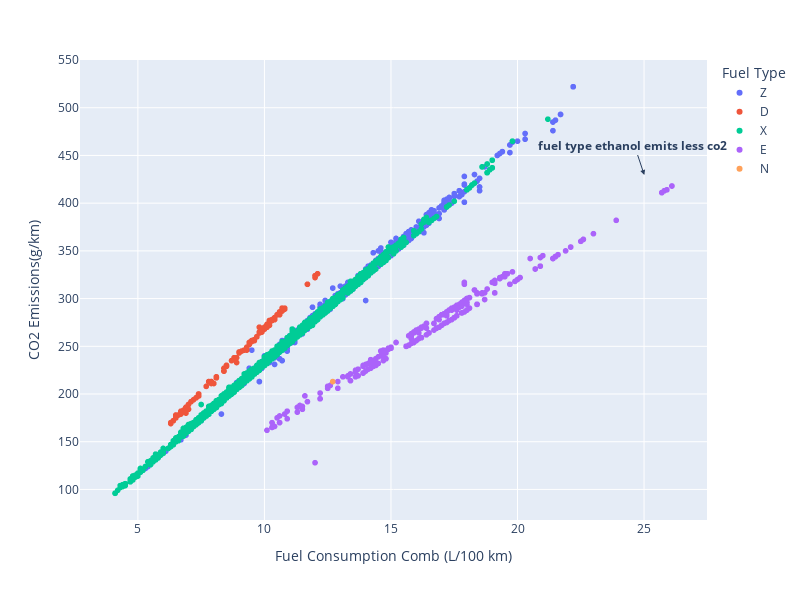

Notebook source saved alongside this figure:
### Code cell
fig = px.scatter(
    data_frame=co_df
    , x='Fuel Consumption Comb (L/100 km)'
    , y= 'CO2 Emissions(g/km)'
    , color= 'Fuel Type'
    ,width=800
    ,height=600
    
)
fig.add_annotation(
    # x=20
    # ,y=130
    x=0.9
    ,y=0.75
    ,text='<b>fuel type ethanol emits less co2 </b>'
    ,yref='y domain'
    ,xref='x domain'
    ,showarrow=True
    ,arrowhead=2
)
fig.show()

### Figure 1 — Plotly figure (JSON) as saved in the notebook; plotly's stock layout.template omitted (floating-point values rounded to 4 significant figures; data arrays with more than 128 entries replaced by an {"elided": "..."} marker saying what was removed)
{"data": [{"hovertemplate": "Fuel Type=Z<br>Fuel Consumption Comb (L/100 km)=%{x}<br>CO2 Emissions(g/km)=%{y}<extra></extra>", "legendgroup": "Z", "marker": {"color": "#636efa", "symbol": "circle"}, "mode": "markers", "name": "Z", "showlegend": true, "type": "scattergl", "x": {"elided": "3202 float values"}, "xaxis": "x", "y": {"elided": "3202 int values"}, "yaxis": "y"}, {"hovertemplate": "Fuel Type=D<br>Fuel Consumption Comb (L/100 km)=%{x}<br>CO2 Emissions(g/km)=%{y}<extra></extra>", "legendgroup": "D", "marker": {"color": "#EF553B", "symbol": "circle"}, "mode": "markers", "name": "D", "showlegend": true, "type": "scattergl", "x": {"elided": "175 float values"}, "xaxis": "x", "y": {"elided": "175 int values"}, "yaxis": "y"}, {"hovertemplate": "Fuel Type=X<br>Fuel Consumption Comb (L/100 km)=%{x}<br>CO2 Emissions(g/km)=%{y}<extra></extra>", "legendgroup": "X", "marker": {"color": "#00cc96", "symbol": "circle"}, "mode": "markers", "name": "X", "showlegend": true, "type": "scattergl", "x": {"elided": "3637 float values"}, "xaxis": "x", "y": {"elided": "3637 int values"}, "yaxis": "y"}, {"hovertemplate": "Fuel Type=E<br>Fuel Consumption Comb (L/100 km)=%{x}<br>CO2 Emissions(g/km)=%{y}<extra></extra>", "legendgroup": "E", "marker": {"color": "#ab63fa", "symbol": "circle"}, "mode": "markers", "name": "E", "showlegend": true, "type": "scattergl", "x": {"elided": "370 float values"}, "xaxis": "x", "y": {"elided": "370 int values"}, "yaxis": "y"}, {"hovertemplate": "Fuel Type=N<br>Fuel Consumption Comb (L/100 km)=%{x}<br>CO2 Emissions(g/km)=%{y}<extra></extra>", "legendgroup": "N", "marker": {"color": "#FFA15A", "symbol": "circle"}, "mode": "markers", "name": "N", "showlegend": true, "type": "scattergl", "x": [12.7], "xaxis": "x", "y": [213], "yaxis": "y"}], "layout": {"annotations": [{"arrowhead": 2, "showarrow": true, "text": "<b>fuel type ethanol emits less co2 </b>", "x": 0.9, "xref": "x domain", "y": 0.75, "yref": "y domain"}], "height": 600, "legend": {"title": {"text": "Fuel Type"}, "tracegroupgap": 0}, "margin": {"t": 60}, "width": 800, "xaxis": {"anchor": "y", "domain": [0, 1], "title": {"text": "Fuel Consumption Comb (L/100 km)"}}, "yaxis": {"anchor": "x", "domain": [0, 1], "title": {"text": "CO2 Emissions(g/km)"}}}}
